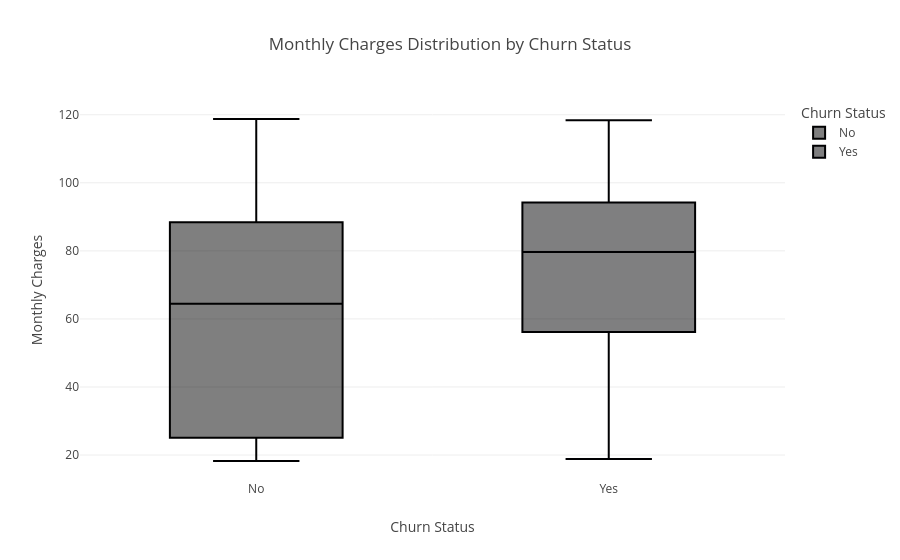

Write notebook code for a chart like this one.
### Code cell
# Visualizing MonthlyCharges distribution by churn status

fig = px.box(
    df,
    x='Churn',
    y='MonthlyCharges',
    color='Churn',
    points=False,
    title='Monthly Charges Distribution by Churn Status',
    labels={
        'Churn': 'Churn Status',
        'MonthlyCharges': 'Monthly Charges'
    }
)

fig.update_layout(
    xaxis_title='Churn Status',
    yaxis_title='Monthly Charges'
)

fig.show()

### Figure 1 — Plotly figure (JSON) as saved in the notebook; plotly's stock layout.template omitted (floating-point values rounded to 4 significant figures; data arrays with more than 128 entries replaced by an {"elided": "..."} marker saying what was removed)
{"data": [{"alignmentgroup": "True", "boxpoints": false, "hovertemplate": "Churn Status=%{x}<br>Monthly Charges=%{y}<extra></extra>", "legendgroup": "No", "marker": {"color": "#000001"}, "name": "No", "notched": false, "offsetgroup": "No", "orientation": "v", "showlegend": true, "type": "box", "x": {"elided": "5174 str values"}, "x0": " ", "xaxis": "x", "y": {"elided": "5174 float values"}, "y0": " ", "yaxis": "y"}, {"alignmentgroup": "True", "boxpoints": false, "hovertemplate": "Churn Status=%{x}<br>Monthly Charges=%{y}<extra></extra>", "legendgroup": "Yes", "marker": {"color": "#000002"}, "name": "Yes", "notched": false, "offsetgroup": "Yes", "orientation": "v", "showlegend": true, "type": "box", "x": {"elided": "1869 str values"}, "x0": " ", "xaxis": "x", "y": {"elided": "1869 float values"}, "y0": " ", "yaxis": "y"}], "layout": {"boxmode": "overlay", "legend": {"title": {"text": "Churn Status"}, "tracegroupgap": 0}, "title": {"text": "Monthly Charges Distribution by Churn Status"}, "xaxis": {"anchor": "y", "categoryarray": ["No", "Yes"], "categoryorder": "array", "domain": [0, 1], "title": {"text": "Churn Status"}}, "yaxis": {"anchor": "x", "domain": [0, 1], "title": {"text": "Monthly Charges"}}}}
